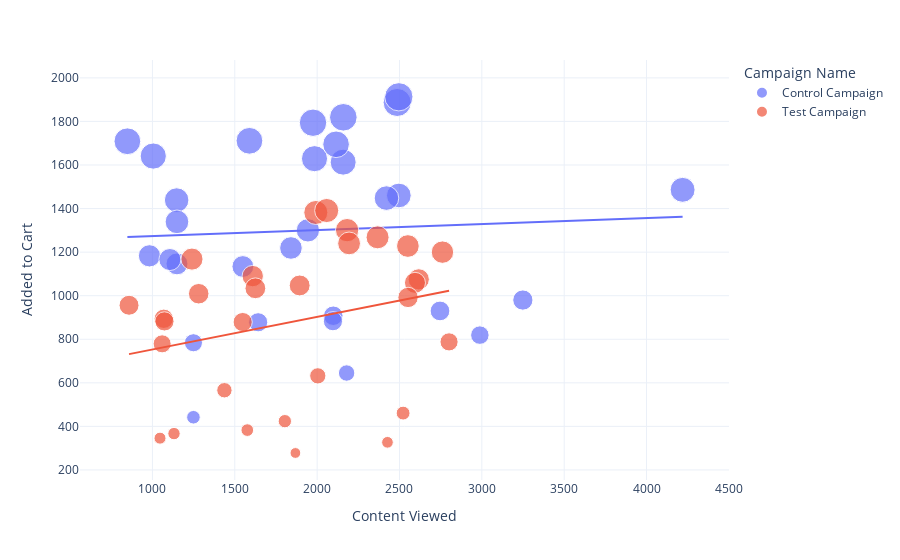

Notebook code cell kept with this figure:
### Code cell
figure = px.scatter(
    data_frame= ab_data,
    x = "Content Viewed",
    y = "Added to Cart",
    size = "Added to Cart",
    color = "Campaign Name",
    trendline="ols"
)

figure.show()

### Figure 1 — Plotly figure (JSON) as saved in the notebook; plotly's stock layout.template omitted (floating-point values rounded to 4 significant figures)
{"data": [{"hovertemplate": "Campaign Name=Control Campaign<br>Content Viewed=%{x}<br>Added to Cart=%{marker.size}<extra></extra>", "legendgroup": "Control Campaign", "marker": {"color": "#636efa", "size": [1819, 1629, 1887, 1439, 1794, 1339, 1641, 1613, 878, 1695, 908, 1219, 1709, 1460, 819, 1913, 1146, 883, 1448, 980, 1711, 1486, 1134, 442, 1183, 1300, 784, 1166, 930, 645], "sizemode": "area", "sizeref": 4.782, "symbol": "circle"}, "mode": "markers", "name": "Control Campaign", "orientation": "v", "showlegend": true, "type": "scatter", "x": [2159, 1984, 2486, 1147, 1975, 1149, 1005, 2158, 1642, 2115, 2098, 1841, 848, 2496, 2988, 2496, 1149, 2096, 2421, 3249, 1589, 4219, 1549, 1249, 982, 1944, 1249, 1106, 2746, 2179], "xaxis": "x", "y": [1819, 1629, 1887, 1439, 1794, 1339, 1641, 1613, 878, 1695, 908, 1219, 1709, 1460, 819, 1913, 1146, 883, 1448, 980, 1711, 1486, 1134, 442, 1183, 1300, 784, 1166, 930, 645], "yaxis": "y"}, {"hovertemplate": "<b>OLS trendline</b><br>Added to Cart = 0.0275522 * Content Viewed + 1246.44<br>R<sup>2</sup>=0.002764<br><br>Campaign Name=Control Campaign<br>Content Viewed=%{x}<br>Added to Cart=%{y} <b>(trend)</b><extra></extra>", "legendgroup": "Control Campaign", "marker": {"color": "#636efa", "symbol": "circle"}, "mode": "lines", "name": "Control Campaign", "showlegend": false, "type": "scatter", "x": [848, 982, 1005, 1106, 1147, 1149, 1149, 1249, 1249, 1549, 1589, 1642, 1841, 1944, 1975, 1984, 2096, 2098, 2115, 2158, 2159, 2179, 2421, 2486, 2496, 2496, 2746, 2988, 3249, 4219], "xaxis": "x", "y": [1270.0, 1274.0, 1274.0, 1277.0, 1278.0, 1278.0, 1278.0, 1281.0, 1281.0, 1289.0, 1290.0, 1292.0, 1297.0, 1300.0, 1301.0, 1301.0, 1304.0, 1304.0, 1305.0, 1306.0, 1306.0, 1306.0, 1313.0, 1315.0, 1315.0, 1315.0, 1322.0, 1329.0, 1336.0, 1363.0], "yaxis": "y"}, {"hovertemplate": "Campaign Name=Test Campaign<br>Content Viewed=%{x}<br>Added to Cart=%{marker.size}<extra></extra>", "legendgroup": "Test Campaign", "marker": {"color": "#EF553B", "size": [894, 424, 1075, 1382, 1391, 779, 1090, 1059, 383, 461, 788, 879, 1047, 278, 367, 632, 327, 1228, 346, 992, 1009, 1168, 1268, 1034, 566, 956, 882, 1301, 1240, 1200], "sizemode": "area", "sizeref": 4.782, "symbol": "circle"}, "mode": "markers", "name": "Test Campaign", "orientation": "v", "showlegend": true, "type": "scatter", "x": [1069, 1804, 2617, 1992, 2058, 1059, 1609, 2594, 1576, 2522, 2801, 1548, 1894, 1868, 1131, 2004, 2427, 2551, 1046, 2552, 1281, 1240, 2367, 1625, 1437, 858, 1073, 2182, 2194, 2761], "xaxis": "x", "y": [894, 424, 1075, 1382, 1391, 779, 1090, 1059, 383, 461, 788, 879, 1047, 278, 367, 632, 327, 1228, 346, 992, 1009, 1168, 1268, 1034, 566, 956, 882, 1301, 1240, 1200], "yaxis": "y"}, {"hovertemplate": "<b>OLS trendline</b><br>Added to Cart = 0.149772 * Content Viewed + 603.258<br>R<sup>2</sup>=0.066319<br><br>Campaign Name=Test Campaign<br>Content Viewed=%{x}<br>Added to Cart=%{y} <b>(trend)</b><extra></extra>", "legendgroup": "Test Campaign", "marker": {"color": "#EF553B", "symbol": "circle"}, "mode": "lines", "name": "Test Campaign", "showlegend": false, "type": "scatter", "x": [858, 1046, 1059, 1069, 1073, 1131, 1240, 1281, 1437, 1548, 1576, 1609, 1625, 1804, 1868, 1894, 1992, 2004, 2058, 2182, 2194, 2367, 2427, 2522, 2551, 2552, 2594, 2617, 2761, 2801], "xaxis": "x", "y": [731.8, 759.9, 761.9, 763.4, 764.0, 772.6, 789.0, 795.1, 818.5, 835.1, 839.3, 844.2, 846.6, 873.4, 883.0, 886.9, 901.6, 903.4, 911.5, 930.1, 931.9, 957.8, 966.8, 981.0, 985.3, 985.5, 991.8, 995.2, 1017.0, 1023.0], "yaxis": "y"}], "layout": {"legend": {"itemsizing": "constant", "title": {"text": "Campaign Name"}, "tracegroupgap": 0}, "margin": {"t": 60}, "xaxis": {"anchor": "y", "domain": [0, 1], "title": {"text": "Content Viewed"}}, "yaxis": {"anchor": "x", "domain": [0, 1], "title": {"text": "Added to Cart"}}}}
